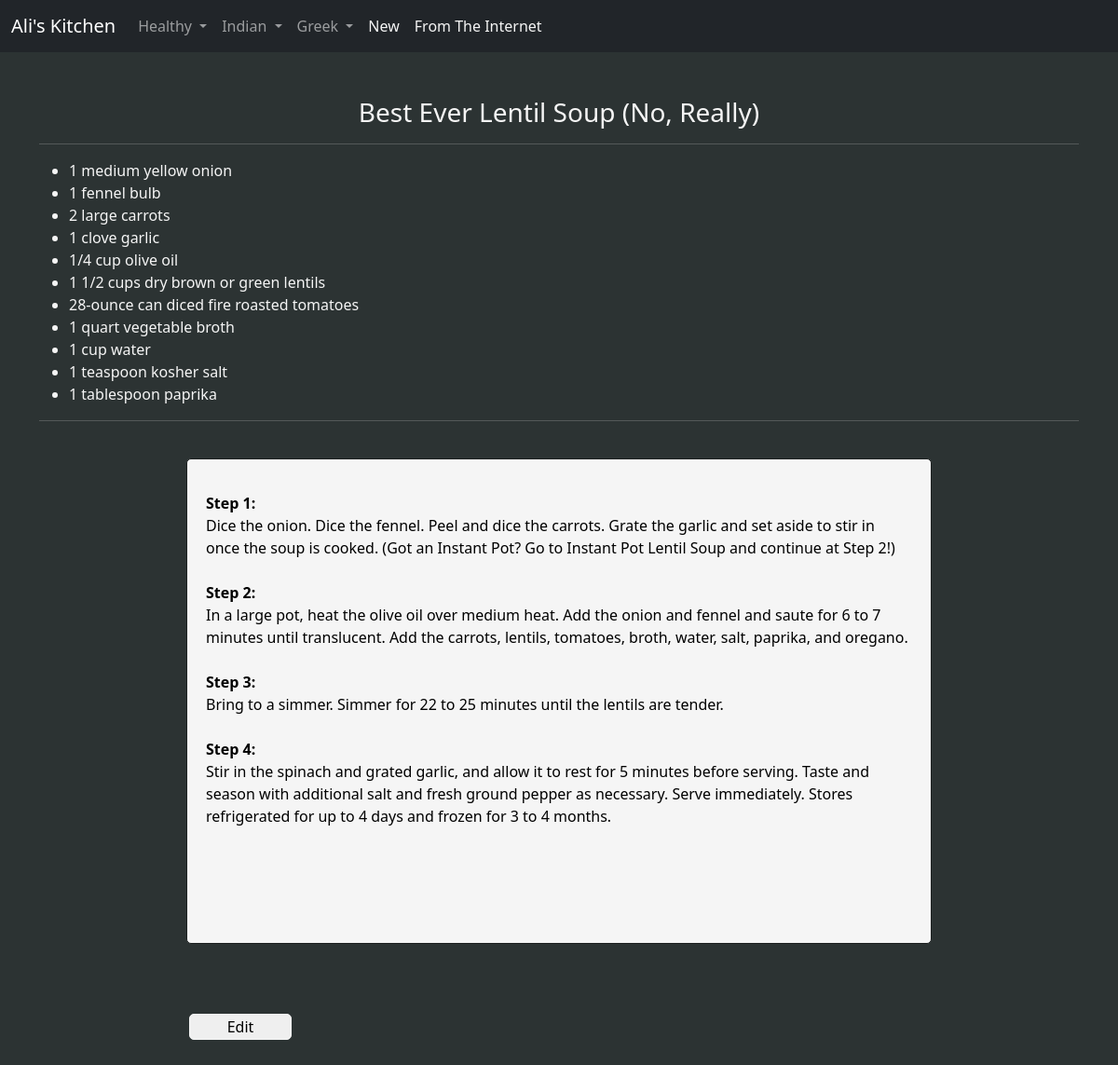
The page /view_recipe/64 on the database its author committed.
### recipes/models.py (models this page shows)
class Category(models.Model):
    name = models.CharField(max_length=50)
    image = models.URLField(blank=True, null=True,)
    description = models.TextField(blank=True, null=True)
    class Meta:
        verbose_name_plural = 'categories'
    def __str__(self):
        return self.name

class Recipe(models.Model):
    category = models.ForeignKey(
        Category, on_delete=models.CASCADE, blank=True, null=True)
    title = models.CharField(max_length=50)
    body = models.TextField()
    ingredients = models.CharField(max_length=1000, blank=True, null=True)
    servings = models.IntegerField(blank=True, null=True)
    site = models.CharField(max_length=200, blank=True, null=True)
    def __str__(self):
        return self.title

### recipes/views.py (the view)
# urls.py: path('view_recipe/<int:pk>', views.view_recipe, name='view_recipe'),
def view_recipe(request, pk):
    categories = Category.objects.all()
    recipes = Recipe.objects.all()
    recipe = Recipe.objects.get(pk=pk)
    ingr_list = recipe.ingredients.split('#')[:-1]
    return render(request, 'recipes/view_recipe.html', {
        'recipe': recipe,
        'ingr_list': ingr_list,
        'categories': categories,
        'recipes': recipes,
    })

### recipes/templates/recipes/view_recipe.html (shortened to what this page needs)
{% extends 'recipes/header.html' %}
{% block content %}
  <div>
    <div style="text-align: center;">
      <h3>{{ recipe.title.title }} </h3>
    </div>
    <hr>
    <div>
      <ul>
        {% for i in ingr_list %}
          {% if i.0 == '!' %}
            <br>
            <strong>{{i|slice:'1:'}}</strong>
          {% else %}
            <li>{{i}}</li>
          {% endif %}
        {% endfor %}
      </ul>
    </div>
    <hr>
    <br>
    <div class="center">
      <div class="recipe-text">
        {{ recipe.body| safe }}
      </div>
    </div>
  </div>
  <br><br><br>
  <div class="center">
    <div class="edit-button">
      <a href="{% url 'recipes:edit_recipe' pk=recipe.pk %}">
        <button id="button">Edit</button>
      </a>
    </div>
  </div>
  <div class="footer-div"> </div>
{% endblock %}

### recipes/templates/recipes/header.html (shortened to what this page needs)
<!DOCTYPE html>
<html lang="en">
  <head>
    {% load static %}
    <link
      href="https://cdn.jsdelivr.net/npm/bootstrap@5.3.0-alpha3/dist/css/bootstrap.min.css"
      rel="stylesheet"
/>
    <link rel="stylesheet" href="{% static 'recipes/style.css' %}" />
  </head>
  <body>
    <nav class="navbar navbar-expand-lg navbar sticky-top navbar-dark bg-dark">
      <div class="container-fluid">
        <a class="navbar-brand" href="/">Ali's Kitchen</a>
        <div class="collapse navbar-collapse" id="navbarNavDarkDropdown">
          <ul class="navbar-nav">
            {% for cat in categories %}
              <li class="nav-item dropdown">
                <a class="nav-link dropdown-toggle" href="#" id="navbarDarkDropdownMenuLink" role="button" data-bs-toggle="dropdown" aria-expanded="false">
                  {{cat|title}}
                </a>
              </li>
            {% endfor %}
              <li>
                <a style="color: whitesmoke;" class="nav-link" href="{% url 'recipes:create' ingr_check='new' %}">New</a>
              </li>
              <li>
                <a style="color: whitesmoke;" class="nav-link" href="{% url 'recipes:recipe_scraper' %}">From The Internet</a>
              </li>
          </ul>
        </div>
      </div>
    </nav>
    <br><br>
    <div class="container">
      {% block content %}
      {% endblock %}
    </div>
  </body>
</html>

### recipes/static/recipes/style.css (style rules this page uses)
a { text-decoration: none; color: whitesmoke; }
body { color: whitesmoke; background-color: #2C3333; }
hr { display: block; height: 1px; border: 0; border-top: 1px solid #ccc; margin: 1em 0; padding: 0; }
.recipe-text { width: 800px; height: 100%; background-color: whitesmoke; color: black; padding: 20px; padding-top: 35px; padding-bottom: 100px; border: 1px solid #1d2121; border-radius: 5px; }
.edit-button { display: flex; justify-content: left; width: 800px; }
.center { display: flex; justify-content: center; }
.footer-div { height: 200px; }
#button { width: 110px; border-radius: 5px; margin: 3px; border: 1px solid whitesmoke; }

### rows shown on the page
Category: name "Healthy"
Category: name "Indian"
Category: name "Greek"
Recipe: title "Best Ever Lentil Soup (No, Really)", body "Step 1: Dice the onion. Dice the fennel. Peel and dice the carrots. Grate the garlic and set aside to stir in once the soup is cooked. (Got an Instant Pot? Go to Instant Pot Lentil Soup and continue at Step 2!) Step 2: In a large pot, heat the olive oil over medium heat. Add the onion and fennel and saute for 6 to 7 minutes until translucent. Add the carrots, lentils, tomatoes, broth, water, salt, paprika, and oregano. Step 3: Bring to a simmer. Simmer for 22 to 25 minutes until the lentils are tender. Step 4: Stir in the spinach and grated garlic, and allow it to rest for 5 minutes before serving. Taste and season with additional salt and fresh ground pepper as necessary. Serve…"

### other values the page prints
{{ i }} "1 medium yellow onion" "1 fennel bulb" "2 large carrots" "1 clove garlic" "1/4 cup olive oil" "1 1/2 cups dry brown or green lentils" "28-ounce can diced fire roasted tomatoes" "1 quart vegetable broth" "1 cup water" "1 teaspoon kosher salt" "1 tablespoon paprika"
